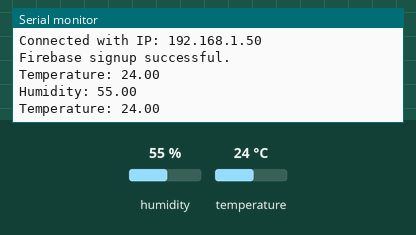
Recording of a sketch running on a simulated ESP32. On the bench: the last lines printed to the serial monitor. The test bench sets the inputs (shaded band); at power-on: humidity 55 %, temperature 24 °C. WiFi joins after 1.5 s; servers stay silent unless stated.

Above: at 2.7 s.
2.8 s: humidity set to 22 %
At 3.5 s:
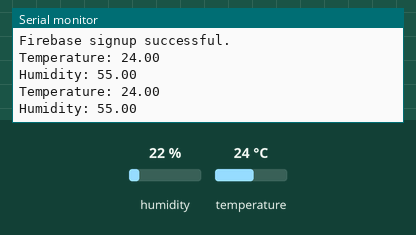
5.5 s: temperature set to 12 °C
At 6.6 s:
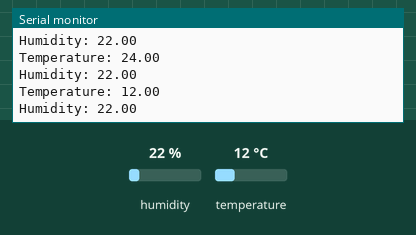
8.2 s: humidity set to 40 %
At 11.3 s:
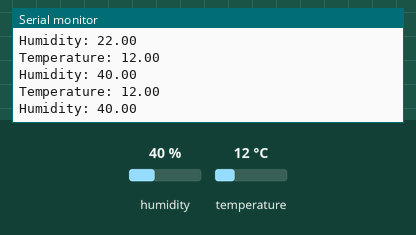
Timing chart, 0 to 12.8 s (numbered marks = the images above; inputs shaded):
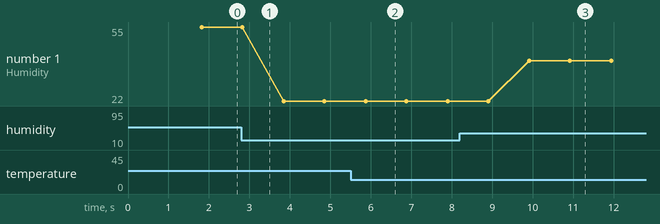

Measured:
- after the input at 5.5 s, the serial monitor: prints a new line after 0.22 s (image 2)
- after the input at 8.2 s, the serial monitor: prints a new line after 1.7 s (image 3)
- plotted number 1: 55 → 22 after the input at 2.8 s, 22 → 40 after the input at 8.2 s

The sketch:

dht11_esp32.ino
```cpp
#include <Arduino.h>
#include <WiFi.h>               // We are using the ESP32
//#include <ESP8266WiFi.h>      // Uncomment this line if you are using ESP8266 and comment the line above
#include <Firebase_ESP_Client.h>
#include <DHT.h>                // Install DHT library by Adafruit 1.4.6

#define DHT_SENSOR_PIN 4
#define DHT_SENSOR_TYPE DHT11

// To provide the ESP32 / ESP8266 with the connection and the sensor type
DHT dht_sensor(DHT_SENSOR_PIN, DHT_SENSOR_TYPE);

// Provide the token generation process info.
#include "addons/TokenHelper.h"
// Provide the RTDB payload printing info and other helper functions.
#include "addons/RTDBHelper.h"

// Insert your network credentials
#define WIFI_SSID "YOUR_WIFI_NAME_SSID"
#define WIFI_PASSWORD "YOUR_WIFI_PASSWORD"

// Insert Firebase project API Key
#define API_KEY "ENTER_YOUR_PROJECT_API_KEY_HERE"

// Insert RTDB URL
#define DATABASE_URL "ENTER_YOUR_DATABASE_URL_HERE"

// Define Firebase Data object
FirebaseData fbdo;

FirebaseAuth auth;
FirebaseConfig config;

unsigned long sendDataPrevMillis = 0;
bool signupOK = false;  // Since we are doing an anonymous sign-in

void setup() {
  dht_sensor.begin();
  Serial.begin(115200);
  WiFi.begin(WIFI_SSID, WIFI_PASSWORD);
  Serial.print("Connecting to Wi-Fi");

  while (WiFi.status() != WL_CONNECTED) {
    Serial.print(".");
    delay(300);
  }

  Serial.println();
  Serial.print("Connected with IP: ");
  Serial.println(WiFi.localIP());
  Serial.println();

  /* Assign the API key (required) */
  config.api_key = API_KEY;

  /* Assign the RTDB URL (required) */
  config.database_url = DATABASE_URL;

  /* Sign up */
  if (Firebase.signUp(&config, &auth, "", "")) {
    Serial.println("Firebase signup successful.");
    signupOK = true;
  } else {
    Serial.printf("Firebase signup failed: %s\n", config.signer.signupError.message.c_str());
  }

  /* Assign the callback function for the long-running token generation task */
  config.token_status_callback = tokenStatusCallback; // See addons/TokenHelper.h

  Firebase.begin(&config, &auth);
  Firebase.reconnectWiFi(true);
}

void loop() {
  // Read temperature and humidity from the sensor
  float temperature = dht_sensor.readTemperature();
  float humidity = dht_sensor.readHumidity();

  if (Firebase.ready() && signupOK && (millis() - sendDataPrevMillis > 1000 || sendDataPrevMillis == 0)) {
    // Update data every second
    sendDataPrevMillis = millis();

    // Send Temperature data to Firebase
    if (Firebase.RTDB.setInt(&fbdo, "DHT_11/Temperature", temperature)) {
      Serial.print("Temperature: ");
      Serial.println(temperature);
    } else {
      Serial.println("Failed to send Temperature data.");
      Serial.println("REASON: " + fbdo.errorReason());
    }

    // Send Humidity data to Firebase
    if (Firebase.RTDB.setFloat(&fbdo, "DHT_11/Humidity", humidity)) {
      Serial.print("Humidity: ");
      Serial.println(humidity);
    } else {
      Serial.println("Failed to send Humidity data.");
      Serial.println("REASON: " + fbdo.errorReason());
    }
  }
}
```
